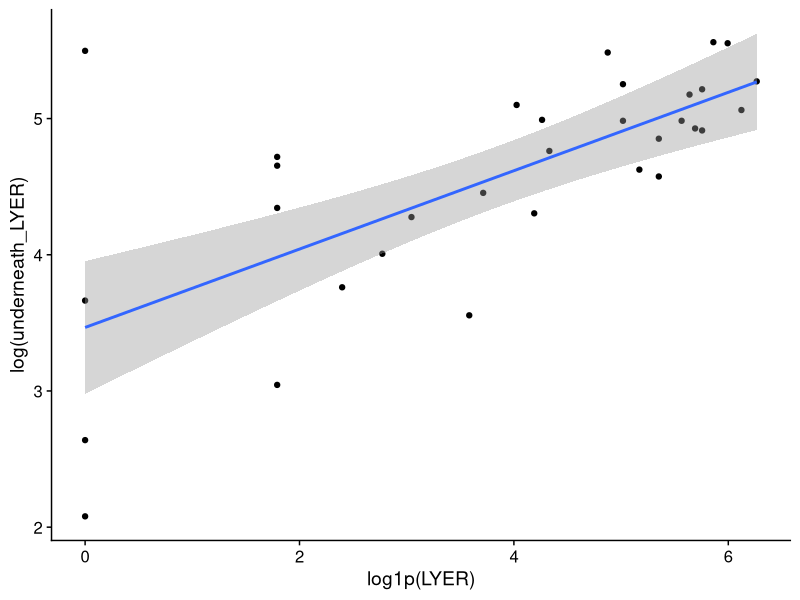
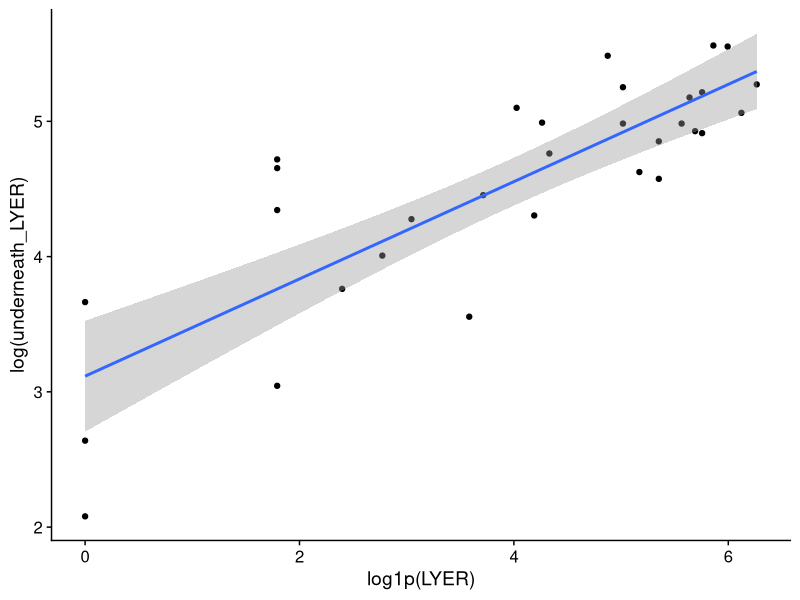
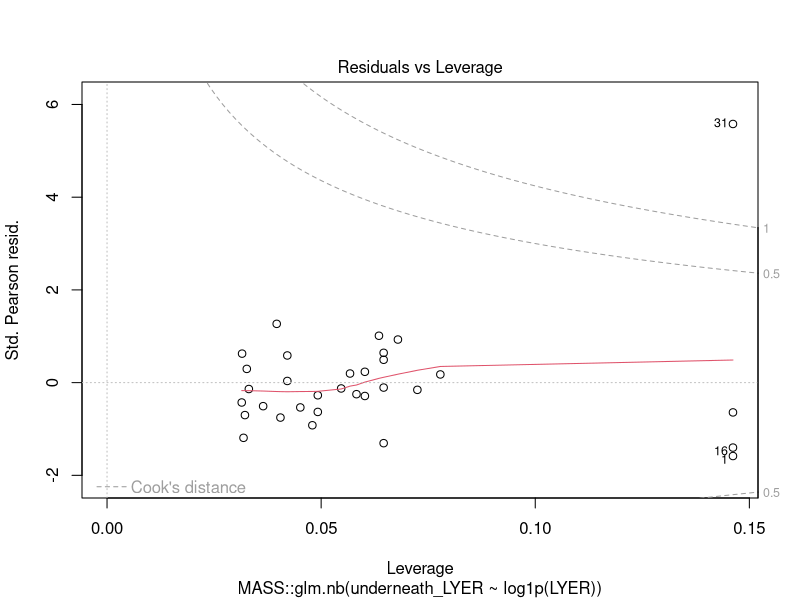
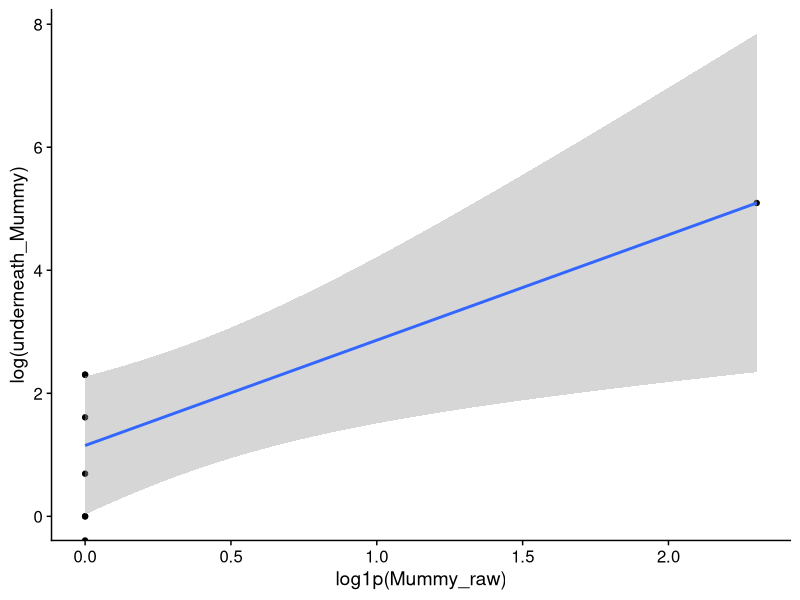
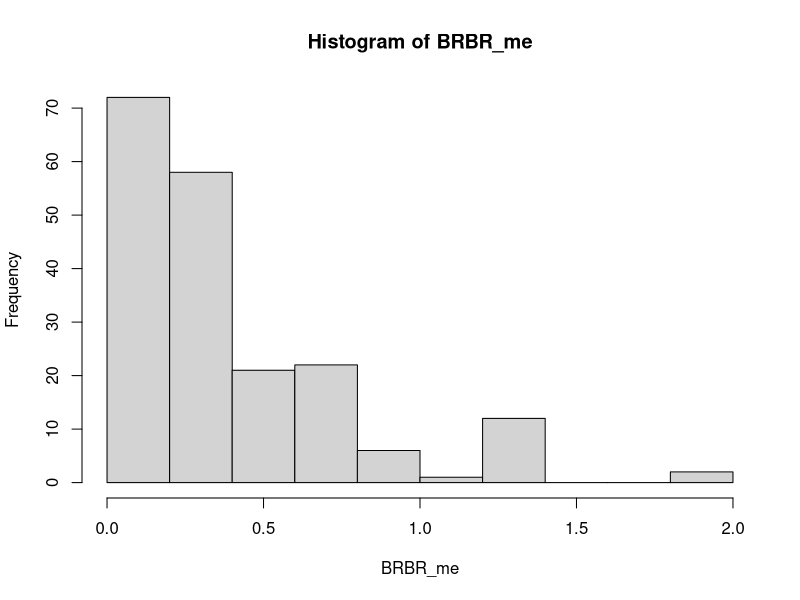
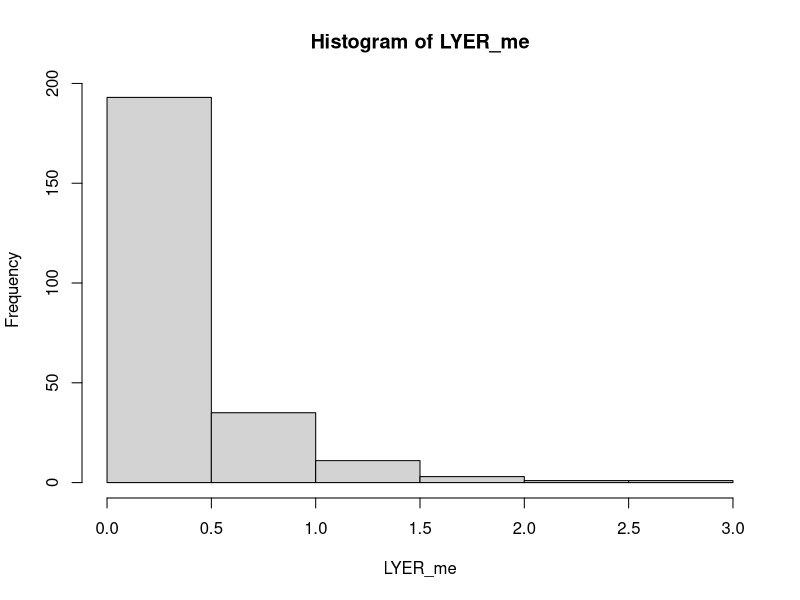
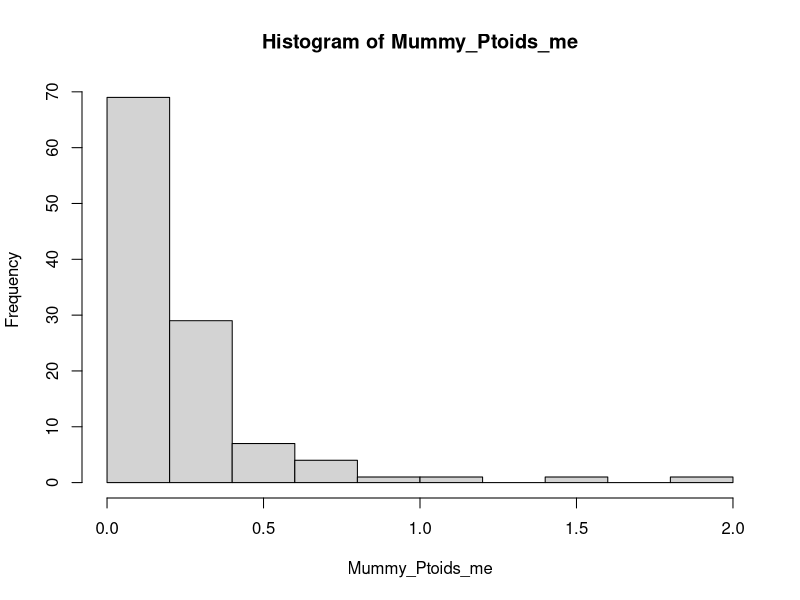

Write R code to recreate these figures, in order.
## ---- chunk 1
# set knitr options
knitr::opts_chunk$set(autodep = TRUE, message = FALSE)

# load required libraries
library(MASS) # must be before dplyr
library(tidyverse)
library(cowplot)
library(knitr)

# set ggplot  theme
theme_set(theme_cowplot())
## ---- chunk 2
original_df <- read_csv("data/InsectAbundanceSurvival.csv")
## ---- chunk 3
# only retain cages where LYER or Parasitoids survived
# no surviving BRBR, so we can't estimate this
LYER_df_17 <- filter(original_df, Week == "17") %>% filter(LYER_Survival == 1) %>% dplyr::select(Cage, LYER)
Mummy_df_17 <- filter(original_df, Week == "17") %>% filter(Mummy_Ptoids_Survival == 1) %>% dplyr::select(Cage, Mummy_raw)

# underneath leaf counts, only available for last week of experiment
underneath_df <- read_csv("data/insect_abundance_data_2018-09-26_underneathleaf.csv") # counted to individual resolution

# merge with original data
LYER_df_17 <- left_join(LYER_df_17, dplyr::select(underneath_df, Cage, underneath_LYER = LYER))
Mummy_df_17 <- left_join(Mummy_df_17, dplyr::select(underneath_df, Cage, underneath_Mummy = Mummy))
## ---- chunk 4
## exploratory plots ----

# all data
x11(); ggplot(LYER_df_17, aes(x = log1p(LYER), y = log(underneath_LYER))) +
  geom_point() + geom_smooth(method = "lm") 

# remove outlier
x11(); ggplot(LYER_df_17[-31,], aes(x = log1p(LYER), y = log(underneath_LYER))) +
  geom_point() + geom_smooth(method = "lm")

## GLM ----

# I dropped the outlier because I truly think it was an unusual data point and would bias our other estimates.
plot(MASS::glm.nb(underneath_LYER ~ log1p(LYER), LYER_df_17), which = 5)
summary(glm(underneath_LYER ~ log1p(LYER), LYER_df_17[-31,], family = poisson)) # residual deviance suggests a lot of overdispersion, so I'm going to use a negative binomial model
LYER_underneath_glm.nb <- MASS::glm.nb(underneath_LYER ~ log1p(LYER), LYER_df_17[-31,]) 
summary(LYER_underneath_glm.nb)

LYER_correction_glm.nb <- function(x) round(predict(LYER_underneath_glm.nb, newdata = data.frame(LYER = x), type = "response"), 0)
# will add between 30 and 286 individual LYER to LYER_t
LYER_correction_glm.nb(c(0,max(original_df$LYER, na.rm = T)))
## ---- chunk 5
## exploratory plot ----
x11(); ggplot(Mummy_df_17, aes(x = log1p(Mummy_raw), y = log(underneath_Mummy))) +
  geom_point() + geom_smooth(method = "lm")
# the predicted increase is based on 1 data point
summary(Mummy_outlier_glm.nb <- MASS::glm.nb(underneath_Mummy ~ log1p(Mummy_raw), Mummy_df_17))
# hmmm, this model predicts that there could be as many as 43,291 mummies underneath the leaves, which is insane
round(predict(Mummy_outlier_glm.nb, newdata = data.frame(Mummy_raw = c(0, max(original_df$Mummy_raw, na.rm = T))), type = "response"),0)
# I think the baseline value, for which we have 5 data points is reasonable
# but for the increase, I'm going to use the slope of LYER, which seems reasonable given that this was the primary
# consumer-resource relationship and LYER was often found underneath the leaves compared to BRBR

summary(Mummy_underneath_glm.nb <- MASS::glm.nb(underneath_Mummy ~ 1, filter(Mummy_df_17, Mummy_raw == 0)))
round(exp(coef(Mummy_underneath_glm.nb)["(Intercept)"]),0) # predicts 5 underneath leaves if there was a zero above rosette count

Mummy_correction_glm.nb <- function(x) round(exp(coef(Mummy_underneath_glm.nb)["(Intercept)"] + coef(LYER_underneath_glm.nb)["log1p(LYER)"]*log1p(x)),0)
Mummy_correction_glm.nb(c(0,max(original_df$Mummy_raw, na.rm = T))) # now that's more reasonable
## ---- chunk 6
# identify cage-week combinations with repeated measurements
rep_df <- original_df %>% 
  distinct(Cage, Week, Counter) %>%
  group_by(Cage, Week) %>%
  summarise(n = n()) %>%
  filter(n > 1)
## ---- chunk 7
# make BRBR measurement error (me) df
BRBR_me_df <- left_join(rep_df, dplyr::select(original_df, Cage, Week, Counter, BRBR, BRBR_Survival)) %>% 
  drop_na() %>% 
  filter(BRBR_Survival == 1) %>%
  spread(key = Counter, value = BRBR) %>%
  mutate(log1p_DTV = log1p(DTV),
         log1p_MAB = log1p(MAB)) %>%
  ungroup()
BRBR_me <- apply(select(BRBR_me_df, log1p_DTV, log1p_MAB), MARGIN = 1, FUN = sd)
hist(BRBR_me)
median(BRBR_me, na.rm = T)
## ---- chunk 8
# make LYER measurement error (me) df
LYER_me_df <- left_join(rep_df, dplyr::select(original_df, Cage, Week, Counter, LYER, LYER_Survival)) %>% 
  drop_na() %>% 
  filter(LYER_Survival == 1) %>%
  spread(key = Counter, value = LYER) %>%
  mutate(log1p_DTV = log1p(DTV),
         log1p_MAB = log1p(MAB),
         abs.diff_log1p = log1p_DTV - log1p_MAB,
         mean.diff_log1p = log1p_DTV - (log1p_DTV+log1p_MAB)/2) %>%
  ungroup()
LYER_me <- apply(select(LYER_me_df, log1p_DTV, log1p_MAB), MARGIN = 1, FUN = sd)
hist(LYER_me)
median(LYER_me, na.rm = T)
## ---- chunk 9
# make Mummy_Ptoids measurement error (me) df
Mummy_Ptoids_me_df <- left_join(rep_df, dplyr::select(original_df, Cage, Week, Counter, Mummy_Ptoids, Mummy_Ptoids_Survival)) %>% 
  drop_na() %>% 
  filter(Mummy_Ptoids_Survival == 1) %>%
  spread(key = Counter, value = Mummy_Ptoids) %>%
  mutate(log1p_DTV = log1p(DTV),
         log1p_MAB = log1p(MAB)) %>%
  ungroup()
Mummy_Ptoids_me <- apply(select(Mummy_Ptoids_me_df, log1p_DTV, log1p_MAB), MARGIN = 1, FUN = sd)
hist(Mummy_Ptoids_me)
median(Mummy_Ptoids_me, na.rm = T)
## ---- chunk 10
# useful function
mean_integer <- function(x) as.integer(mean(x, na.rm=T)) # remove NA, otherwise, the count will be set to zero if only 1 counter counted.
## ---- chunk 11
# make timeseries dataset
timeseries_df <- original_df %>%
  select(Cage, Week, temp = Temperature, rich = Richness, com = Composition, Col, gsm1, AOP2, AOP2.gsoh, BRBR_Survival, LYER_Survival, Mummy_Ptoids_Survival, BRBR_t = BRBR, LYER_t = LYER, Ptoid_t = Mummy_Ptoids, Mummy_t_raw = Mummy_raw) %>%
  # applying adjustments before averaging across counters
  mutate(LYER_t_adj = ifelse(LYER_Survival == 0 | is.na(LYER_Survival) == T, 1,   # replace extinction zeros with value of 1
                             ifelse(LYER_Survival == 1, LYER_t + LYER_correction_glm.nb(LYER_t), LYER_t)), # add adjusted values
         # Ptoid should always be zero for Week 1 and 2, as they were added after sampling aphids in week 2. But we set them to 1 for extrapolating predictions
         Ptoid_t_adj = ifelse(Mummy_Ptoids_Survival == 0 | is.na(Mummy_Ptoids_Survival) == T, 1,   # replace extinction zeros with value of 1
                              ifelse(Mummy_Ptoids_Survival == 1, Ptoid_t + Mummy_correction_glm.nb(Mummy_t_raw), Ptoid_t))) %>% # add adjusted values
  # apply adjustments for log-log analysis, using minimum count resolutions
  # note that we NEVER used extinct species in fitting the multivariate model, only for extrapolating predictions from multivariate model to extant species
  mutate(BRBR_t = ifelse(BRBR_Survival == 0 | is.na(BRBR_Survival) == T, 1,  # replace extinction zeros with value of 1
                         ifelse(BRBR_t == 0 & BRBR_Survival == 1 & Week < 2, 1,   # replaced undetected zeros before week 2 with value of 1
                                ifelse(BRBR_t == 0 & BRBR_Survival == 1 & Week > 1, 5, BRBR_t))), # replace undetected zeros with value of 5
         LYER_t = ifelse(LYER_Survival == 0 | is.na(LYER_Survival) == T, 1,   # replace extinction zeros with value of 1
                         ifelse(LYER_t == 0 & LYER_Survival == 1 & Week < 2, 1,     # replaced undetected zeros before week 2 with value of 1
                                ifelse(LYER_t == 0 & LYER_Survival == 1 & Week > 1, 5, LYER_t))), # replaced undetected zeros after week 1 with value of 5
         Ptoid_t = ifelse(Mummy_Ptoids_Survival == 0 | is.na(Mummy_Ptoids_Survival) == T, 1,   # replace extinction zeros with value of 1
                          ifelse(Ptoid_t == 0 & Mummy_Ptoids_Survival == 1, 1, Ptoid_t))) %>%     # replaced undetected zeros with value of 1
  group_by(Cage, Week, temp, rich, com, Col, gsm1, AOP2, AOP2.gsoh) %>%
  # average across counters
  summarise_all(~ mean_integer(.)) %>% # funs(mean_integer)
  ungroup()

# initial additions of aphids (4 individuals)
init_timeseries_df <- timeseries_df %>%
  distinct(Cage, temp, rich, com, Col, gsm1, AOP2, AOP2.gsoh) %>%
  # set Ptoid values to 1 for extrapolating predictions
  mutate(Week = 0, BRBR_Survival = 1, LYER_Survival = 1, Mummy_Ptoids_Survival = NA, 
         BRBR_t = 4, LYER_t = 4, Ptoid_t = 1, Mummy_t_raw = NA, # set Mummy_t to be consistent with its raw classification in the data
         LYER_t_adj = 4, Ptoid_t_adj = 1)
init_timeseries_df 

# create lagged (t-1) and leading variable at time t+1
timeseries_df <- bind_rows(init_timeseries_df, timeseries_df) %>%
  arrange(Cage, Week) %>%
  group_by(Cage) %>%
  # leading
  mutate(BRBR_Survival_t1 = lead(BRBR_Survival, n = 1, order_by = Week),
         BRBR_t1 = lead(BRBR_t, n = 1, order_by = Week),
         LYER_Survival_t1 = lead(LYER_Survival, n = 1, order_by = Week),
         LYER_t1 = lead(LYER_t, n = 1, order_by = Week),
         LYER_t1_adj = lead(LYER_t_adj, n = 1, order_by = Week),
         Mummy_Ptoids_Survival_t1 = lead(Mummy_Ptoids_Survival, n = 1, order_by = Week),
         Ptoid_t1 = lead(Ptoid_t, n = 1, order_by = Week),
         Ptoid_t1_adj = lead(Ptoid_t_adj, n = 1, order_by = Week)) %>%
  # lagged. set default = 1 to include in extrapolations for log analysis
  mutate(BRBR_t0 = lag(BRBR_t, n = 1, order_by = Week, default = 1),
         LYER_t0 = lag(LYER_t, n = 1, order_by = Week, default = 1),
         #LYER_t0_adj = lag(LYER_t_adj, n = 1, order_by = Week),
         Ptoid_t0 = lag(Ptoid_t, n = 1, order_by = Week, default = 1))#,
         #Ptoid_t0_adj = lag(Ptoid_t_adj, n = 1, order_by = Week))

# add two parasitoid females to experiment after counts on week 2 and 3
timeseries_df$Ptoid_t[which(timeseries_df$Week == 2)] <- 2
timeseries_df$Ptoid_t[which(timeseries_df$Week == 3)] <- timeseries_df$Ptoid_t[which(timeseries_df$Week == 3)] + 2
# repeat for adjusted
timeseries_df$Ptoid_t_adj[which(timeseries_df$Week == 2)] <- 2
timeseries_df$Ptoid_t_adj[which(timeseries_df$Week == 3)] <- timeseries_df$Ptoid_t_adj[which(timeseries_df$Week == 3)] + 2
# and for lagged values
timeseries_df$Ptoid_t0[which(timeseries_df$Week == 2)] <- 1 # actual zero, but setting to 1 for log() analysis later.
timeseries_df$Ptoid_t0[which(timeseries_df$Week == 3)] <- 2 # 2 parasitoids added in previous week
timeseries_df$Ptoid_t0[which(timeseries_df$Week == 4)] <- timeseries_df$Ptoid_t0[which(timeseries_df$Week == 4)] + 2 # adding 2 parasitoids to count from previous week (often zero)
# and for lagged adjusted values
#timeseries_df$Ptoid_t0_adj[which(timeseries_df$Week == 2)] <- 0 # maintaing at zero, because it is, will adjust by adding 1 for log() analysis later
#timeseries_df$Ptoid_t0_adj[which(timeseries_df$Week == 3)] <- 2 # 2 parasitoids added in previous week
#timeseries_df$Ptoid_t0_adj[which(timeseries_df$Week == 4)] <- timeseries_df$Ptoid_t0_adj[which(timeseries_df$Week == 4)] + 2 # adding 2 parasitoids to count from previous week (often zero)
# before we were ignoring the initial increase of parasitoids from week 2 to week 3, since they are at zeros in the dataset, although I added 2 individuals after week 2 and 3 counts. I added the lines above to incorporate this info
# note that Ptoid_t1 will not exactly match Ptoid_t, but that is intentional since those data are derived from counts

# adjust Mummy_Ptoid_Survival so it doesn't start at Week 3, but Week 2
timeseries_df$Mummy_Ptoids_Survival[which(timeseries_df$Week == 2)] <- 1

# all NA for prediction next week at week 17, which makes sense because that's when the experiment ended so we are going to remove this week
filter(timeseries_df, Week == 17) %>%
  select(BRBR_t1, LYER_t1, LYER_t1_adj, Ptoid_t1, Ptoid_t1_adj) %>%
  data.frame()
timeseries_df <- filter(timeseries_df, Week != 17)

# 17 weeks of data still because we include initial Week = 0
dim(timeseries_df)[1] / length(unique(timeseries_df$Cage)) 

# add new predictors
timeseries_df <- timeseries_df %>%
  mutate(temp = ifelse(temp == "20 C", 0, 3), # now on scale of 1 deg C
         aop2_vs_AOP2 = Col + gsm1 - AOP2 - AOP2.gsoh,
         aop2_genotypes = Col + gsm1,
         AOP2_genotypes = AOP2 + AOP2.gsoh) 
## ---- chunk 12
# load and manage plant biomass time-series data
tmp.biomass <- read_csv("data/ExperimentPlantBiomass.csv") %>%
  select(Cage, Week, No_Plants, Biomass_g) # No_Plants not necessary because we're using Biomass_g as a covariate rather than a response
  # note that there is no biomass data on first week, because plants were left in for 2 weeks
  # we are going to interpolate this biomass based on the plants growth at
  # week 2 of the experiment

# get biomass at t+1
get_biomass_t1 <- tmp.biomass %>%
  mutate(Week = Week - 1) %>%
  select(Cage, Week, Biomass_g_t1 = Biomass_g)

# merge biomass at time t and t+1
merge.biomass.df <- left_join(get_biomass_t1, tmp.biomass) %>%
  # assuming a linear relationship in plant growth between weeks, since
  # they had not hit the saturation point on their growth curve
  mutate(Biomass_g = ifelse(Week == 1, Biomass_g_t1 - Biomass_g_t1/6, Biomass_g),
         No_Plants = ifelse(Week == 1, 8, No_Plants)) %>%
  arrange(Cage, Week)

# infer biomass data at week 0
biomass.0.df <- merge.biomass.df %>%
  mutate(Week = Week - 1) %>%
  select(Cage, Week, Biomass_g_t1 = Biomass_g) %>%
  filter(Week == 0) %>%
  mutate(Biomass_g = Biomass_g_t1 - Biomass_g_t1/5,
         No_Plants = 8)

# merge week 0 and rest of biomass data
biomass.df <- bind_rows(filter(merge.biomass.df, Week > 0), biomass.0.df) %>%
  arrange(Cage, Week)
## ---- chunk 13
timeseries_df <- left_join(timeseries_df, biomass.df) %>% # add plant biomass to timeseries data
  # turned logged predictors into named variables for measurement error model
  mutate(logBRBR_t0 = log(BRBR_t0),
         logBRBR_t = log(BRBR_t),
         logLYER_t0 = log(LYER_t0),
         logLYER_t = log(LYER_t),
         logLYER_t_adj = log(LYER_t_adj),
         logPtoid_t0 = log(Ptoid_t0),
         logPtoid_t = log(Ptoid_t),
         logPtoid_t_adj = log(Ptoid_t_adj)) %>%
  # add measurement error. if alive, used median observed measurement error, if not, set to small value (0.01) to allow measurement error model to extrapolate
  mutate(se_logBRBRt = ifelse(BRBR_Survival == 0 | is.na(BRBR_Survival) == T, 0.01,
                              ifelse(BRBR_Survival == 1, median(BRBR_me, na.rm = T), NA)),
         se_logLYERt = ifelse(LYER_Survival == 0 | is.na(LYER_Survival) == T, 0.01,
                              ifelse(LYER_Survival == 1, median(LYER_me, na.rm = T), NA)),
         se_logPtoidt = ifelse(Mummy_Ptoids_Survival == 0 | is.na(Mummy_Ptoids_Survival) == T, 0.01,
                               ifelse(Mummy_Ptoids_Survival == 1, median(Mummy_Ptoids_me, na.rm = T), NA)))
## ---- chunk 14
# filter first two weeks of experiment
aphids_only_df <- filter(timeseries_df, Week %in% c(0,1))
## ---- chunk 15
# filter data where all species survived to time t
full_df <- filter(timeseries_df, BRBR_Survival == 1, LYER_Survival == 1, Mummy_Ptoids_Survival == 1) 

# tabulate variation in timeseries length for each cage
with(full_df, table(Week, Cage))
## ---- chunk 16
# filter data where BRBR is absent, but LYER and Ptoid survived to time t
LP_df <- filter(timeseries_df, BRBR_Survival == 0 | is.na(BRBR_Survival) == TRUE, LYER_Survival == 1, Mummy_Ptoids_Survival == 1) 

# tabulate variation in timeseries length for each cage
with(LP_df, table(Week, Cage))
## ---- chunk 17
# filter data so only LYER persists
L_df <- filter(timeseries_df, BRBR_Survival == 0 | is.na(BRBR_Survival) == TRUE, LYER_Survival == 1, Mummy_Ptoids_Survival == 0 | is.na(Mummy_Ptoids_Survival) == TRUE) 

# tabulate variation in timeseries length for each cage
with(L_df, table(Week, Cage))
## ---- chunk 18
# filter data where only ptoid was transiently present in absence of other species
P_df <- filter(timeseries_df, BRBR_Survival == 0 | is.na(BRBR_Survival) == TRUE, LYER_Survival == 0 | is.na(LYER_Survival) == TRUE, Mummy_Ptoids_Survival == 1) 

# tabulate variation in timeseries length for each cage
with(P_df, table(Week, Cage))
## ---- chunk 19
# all looks good, no NA or zero values
summary(select(timeseries_df, BRBR_t0, BRBR_t, BRBR_t1)) 
summary(select(timeseries_df, LYER_t0, LYER_t, LYER_t1, LYER_t_adj, LYER_t1_adj)) 
summary(select(timeseries_df, Ptoid_t0, Ptoid_t, Ptoid_t1, Ptoid_t_adj, Ptoid_t1_adj))
## ---- chunk 20
# saved on Sep 20, 2021. Only slight modifications to LP_df, which don't affect any of the structural stability analyses, but only Bayesian R2 and Figs. S6-S7 (and barely at that)
# save(aphids_only_df, full_df, LP_df, L_df, P_df, file = "output/time-series-data.RData")
